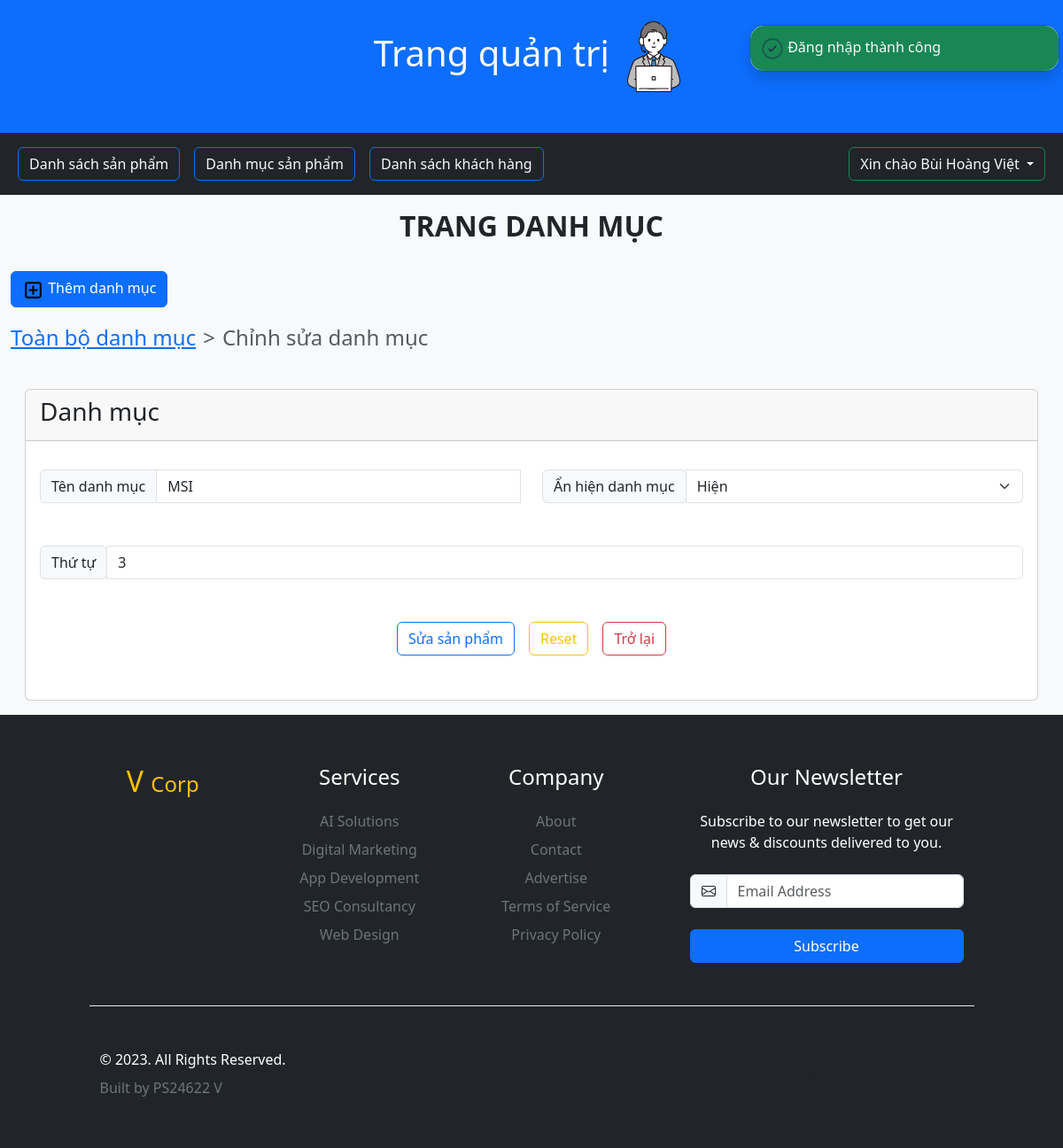
The app's page /mvc-banHang/admin/chinh-sua-danh-muc?id=4 (signed in) with its own data.
### tables this page shows
CREATE TABLE `loai` (
  `id_loai` int(10) UNSIGNED NOT NULL,
  `ten_loai` varchar(50) NOT NULL,
  `thutu` int(11) NOT NULL DEFAULT 0,
  `anhien` tinyint(1) NOT NULL DEFAULT 0
);

### controller/AdminDanhMucController.php (called while the page is built, shortened)
<?php
require_once 'model/danhmuc.php';
class AdminDanhMucController{
    private $model = null;
    public function __construct() {
        $this->model = new AdminDanhMuc();
    }
    public function edit(){
        global $params;
        $id_loai = $params['id'];
        $loai = $this->model->Category($id_loai);
        return include './views/Admin/app.php';
    }
}

### index.php (called while the page is built, shortened)
<?php
include 'router.php';
call_user_func( $action );
?>

### model/database.php (called while the page is built, shortened)
<?php
class Database {
    function __construct() {
        try {
            $str = "mysql:host=".DB_HOST."; dbname=".DB_NAME."; charset=utf8";
            $this->conn = new PDO($str, DB_USER,DB_PASS);
        } catch (PDOException $e) {
            die('Khong the ket noi: '. $e->getMessage());
        }
    }
}

### model/danhmuc.php (called while the page is built, shortened)
<?php
require_once 'database.php';
class DanhMuc extends Database{
    public function Category(?int $id_loai){
        $sql = "SELECT
                id_loai,ten_loai,thutu,anhien
                from loai
                where id_loai=:id_loai";
        $stmt = $this->conn->prepare($sql);
        $stmt->bindParam(':id_loai',$id_loai,PDO::PARAM_INT);
        $stmt->execute();
        return $stmt->fetch();
    }
}

### views/Admin/DanhMuc/edit.php (the view, shortened to what this page needs)
<nav style="--bs-breadcrumb-divider: '>';" aria-label="breadcrumb">
    <ol class="breadcrumb fs-4">
        <li class="breadcrumb-item "><a href="<?= ROOT_URL ?>admin/danh-muc">Toàn bộ danh mục</a></li>
        <li class="breadcrumb-item active" aria-current="page">Chỉnh sửa danh mục</li>
    </ol>
</nav>
<div class="container-fluid mt-4 p-3">
    <div class="card" style="height:22rem;">
        <div class="card-header">
            <div class="card-title">
                <h2 class="fw-bold fs-3"><span class="fw-lighter">Danh mục </span><?=mb_strtoupper($sp['ten_sp'])?></h2>
            </div>
        </div>
        <div class="card-body">
            <form action="<?= ROOT_URL ?>admin/danh-muc/update" class="needs-validation" method="post" enctype="multipart/form-data" novalidate>
                <div class="row">
                    <div class="col-6 form-floating mb-3 mt-3">
                        <div class="input-group mb-3  has-validation">
                            <span class="input-group-text">Tên danh mục</span>
                            <input type="text" name="ten_loai" value="<?= $loai['ten_loai'] ?>" class="form-control" aria-label="Dollar amount (with dot and two decimal places)" required>
                        </div>
                    </div>
                    <div class="col-6 mb-3 mt-3 w-50" >
                        <div class="input-group mb-3  has-validation">
                            <label class="input-group-text" for="inputGroupSelect01">Ẩn hiện danh mục</label>
                            <select class="form-select" name="anhien" id="inputGroupSelect01" required>
                                <option <?=$loai['anhien'] == 1 ?'selected':''?> value="1">Hiện</option>
                            </select>
                        </div>
                    </div>
                    <div class="col-12 form-floating mb-3 mt-3">
                        <div class="input-group mb-3  has-validation">
                            <span class="input-group-text">Thứ tự</span>
                            <input type="text" name="thutu" value="<?= $loai['thutu'] ?>" class="form-control" aria-label="Dollar amount (with dot and two decimal places)" required>
                        </div>
                    </div>
                    <div class="col-12 mb-3 mt-3 d-block">
                        <div class="d-flex justify-content-center">
                            <button type="submit" class="btn btn-outline-primary me-3">Sửa sản phẩm</button>
                            <button type="reset" class="btn btn-outline-warning me-3">Reset</button>
                            <button type="button" onclick="Back()" class="btn btn-outline-danger ">Trở lại</button>
                        </div>
                    </div>
                </div>
            </form>
        </div>
    </div>
</div>

### records on screen
loai: ten_loai "MSI", anhien "Hiện", thutu "3"

### other values on screen
$_SESSION['user']['name'] "Bùi Hoàng Việt"
$_SESSION['message']['success'] "Đăng nhập thành công"
